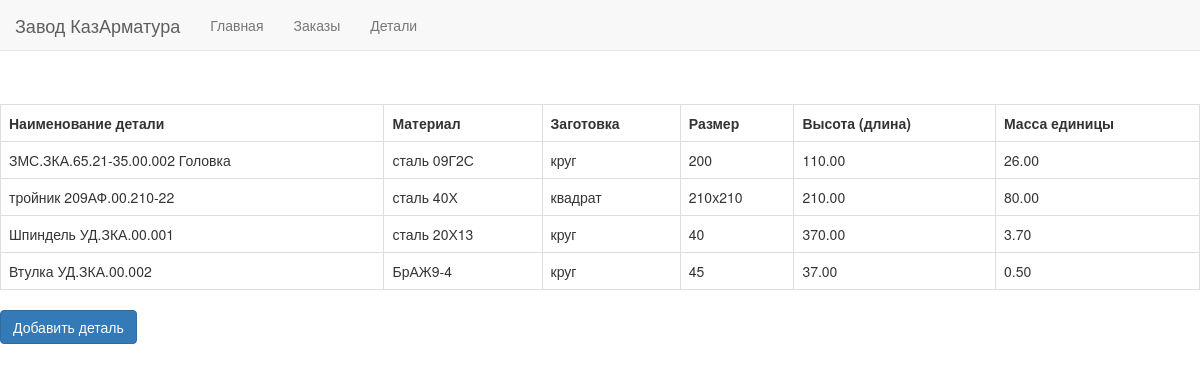
/details.php, run on the app's committed database.
### tables this page shows
CREATE TABLE `details` (
  `detail_id` int NOT NULL,
  `detail_name` varchar(50) NOT NULL,
  `material` varchar(100) NOT NULL,
  `form` varchar(30) NOT NULL,
  `size` varchar(30) NOT NULL,
  `height` decimal(10,2) DEFAULT NULL,
  `mass` decimal(10,2) DEFAULT NULL
);

### api.php (called while the page is built, shortened)
<?php
function getAlldetails($db) {
	$sql = "SELECT * FROM details;
	";
	$result = array();
	$stmt = $db->prepare($sql);
	$stmt->execute();
	while($row = $stmt->fetch(PDO::FETCH_ASSOC)) {
		$result[$row['detail_id']] = $row;
	}
	return $result;
}

### details.php (the view, shortened to what this page needs)
<!DOCTYPE html>
<html>
   <?php include 'head.php';?>
   <body>
      <?php include 'header.php';?>
            <?php include 'db.php'; ?>
            <?php include 'api.php'; ?>
       <table class="table table-bordered">
         <tr>
            <th>Наименование детали</th>
            <th>Материал</th>
            <th>Заготовка</th>
            <th>Размер</th>
            <th>Высота (длина)</th>
            <th>Масса единицы</th>
         </tr>
         <?php
              $details = getAlldetails($db);
            ?>
         <?php foreach ($details as $detail) { ?>
            <tr>
               <td><?php echo $detail['detail_name']; ?></td>
               <td><?php echo $detail['material']; ?></td>
               <td><?php echo $detail['form']; ?></td>
               <td><?php echo $detail['size']; ?></td>
               <td><?php echo $detail['height']; ?></td>
               <td><?php echo $detail['mass']; ?></td>
            </tr>
         <?php } ?>
       </table>
       <button id="addButton" class="btn btn-primary">Добавить деталь</button>
   </body>
</html>

### head.php (shortened to what this page needs)
<!DOCTYPE html>
    <head>
        <link href="https://cdnjs.cloudflare.com/ajax/libs/twitter-bootstrap/3.3.7/css/bootstrap.css" rel="stylesheet"
>
    </head>

### header.php (shortened to what this page needs)
<!DOCTYPE html>
<html>
        <header>
            <nav class="navbar navbar-default navbar-fixed-top">
              <div class="container-fluid">
                <div class="navbar-header">
                  <a class="navbar-brand" href="/">Завод КазАрматура</a>
                </div>
                <div class="collapse navbar-collapse" id="bs-example-navbar-collapse-1">
                  <ul class="nav navbar-nav">
                    <li><a href="/">Главная</a></li>
                    <li><a href="orders.php">Заказы</a></li>
                    <li><a href="details.php">Детали</a></li>
                  </ul>
                </div>
              </div>
            </nav>
        </header>
</html>

### details.php (style rules this page uses)
html, body { height: 50%; padding-top: 52px; }

### data on the page
details: detail_name "ЗМС.ЗКА.65.21-35.00.002 Головка", material "сталь 09Г2С", form "круг", size "200", height "110.00", mass "26.00"
details: detail_name "тройник 209АФ.00.210-22", material "сталь 40Х", form "квадрат", size "210х210", height "210.00", mass "80.00"
details: detail_name "Шпиндель УД.ЗКА.00.001", material "сталь 20Х13", form "круг", size "40", height "370.00", mass "3.70"
details: detail_name "Втулка УД.ЗКА.00.002", material "БрАЖ9-4", form "круг", size "45", height "37.00", mass "0.50"
